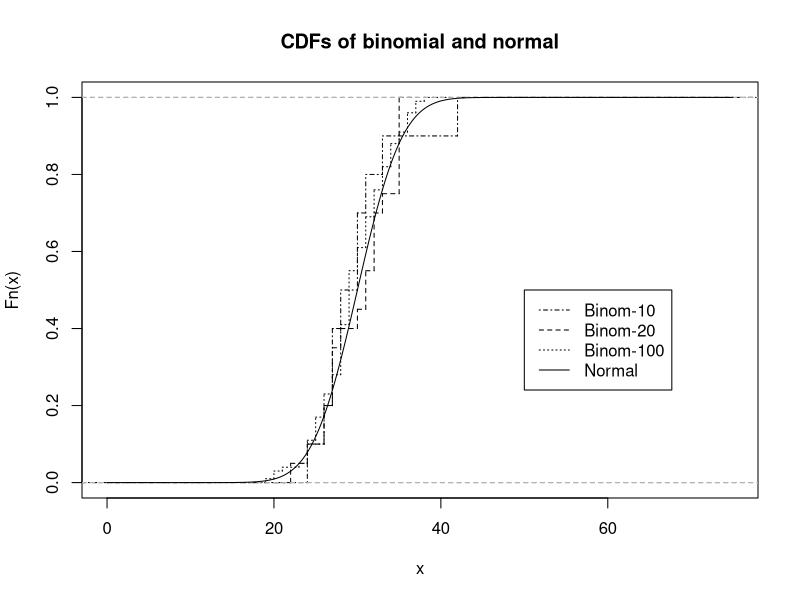

The R script that drew this image:
#!/usr/bin/env R
pdf("Assignment2Prob6.pdf")

n = 75
p = 0.4
omp = 1 - p
ten = rbinom(10, n, p)
twenty = rbinom(20, n, p)
hundred = rbinom(100, n, p)
plot(ecdf(ten), do.points=FALSE, verticals=TRUE, 
    xlim=c(0,n), main="CDFs of binomial and normal", lty=4)
lines(ecdf(twenty), do.points=FALSE, verticals=TRUE, lty=2)
lines(ecdf(hundred), do.points=FALSE, verticals=TRUE,lty=3)
x = seq(0, n, 0.01)
lines(x, pnorm(x, mean=n*p, sqrt(n*p*omp)), lty=1)
legend(50, .5, c("Binom-10", "Binom-20", "Binom-100", "Normal"), lty=c(4,2,3,1))
dev.off()
